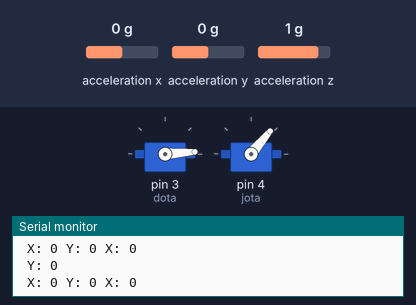
Bench run of a sketch on a simulated Arduino Uno, built with avr-gcc and run on an emulated ATmega328P. On the bench: 2 × servo, the last lines printed to the serial monitor. The test bench sets the inputs (shaded band); at power-on: acceleration x 0 g, acceleration y 0 g, acceleration z 1 g.

Above: at 1.2 s.
1.3 s: acceleration x set to 0.8 g
At 2.0 s:
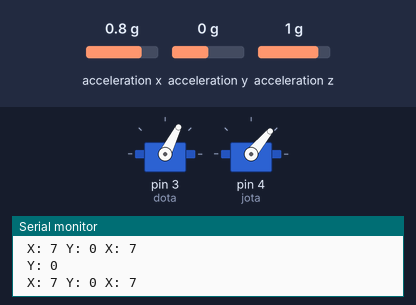
3.0 s: acceleration y set to -1.4 g
At 3.7 s:
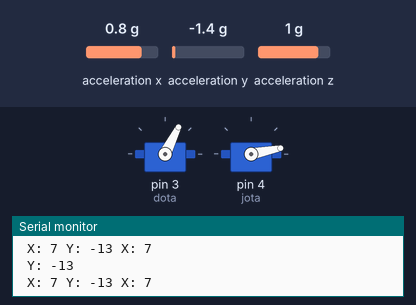
4.6 s: acceleration x set to -1.4 g
At 5.5 s:
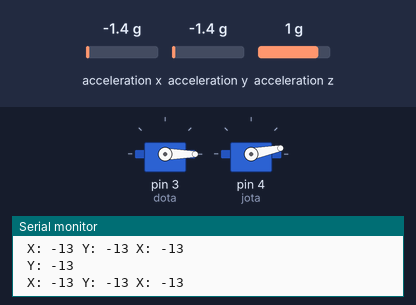
6.2 s: acceleration y set to -0.8 g
At 7.3 s:
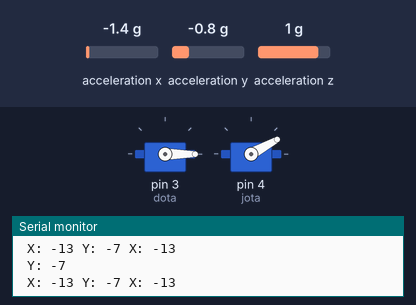
7.8 s: acceleration x set to 1.4 g
At 9.1 s:
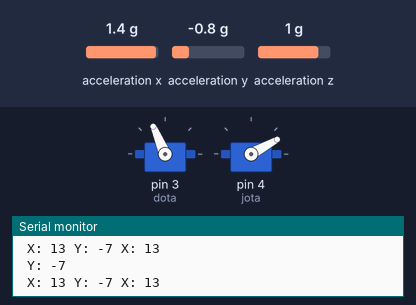
9.4 s: acceleration y set to 0 g
At 10.9 s:
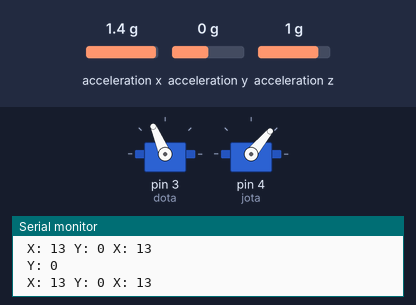
Timing chart, 0 to 12.0 s (numbered marks = the images above; inputs shaded):
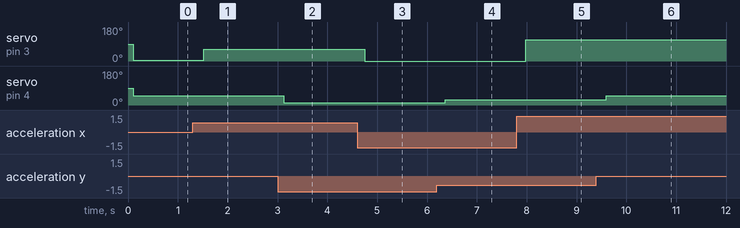

Measured:
- after the input at 1.3 s, servo on pin 3 (dota): 4° → 63° after 0.22 s
- after the input at 3.0 s, servo on pin 4 (jota): 50° → 11° after 0.13 s
- after the input at 4.6 s, servo on pin 3 (dota): 63° → 0° after 0.15 s
- after the input at 6.2 s, servo on pin 4 (jota): 11° → 29° after 0.16 s
- after the input at 7.8 s, servo on pin 3 (dota): 0° → 113° after 0.18 s
- after the input at 9.4 s, servo on pin 4 (jota): 29° → 50° after 0.19 s

The sketch:

Laberinto.ino
```cpp
#include <Wire.h> //Libreria I2C
#include <Adafruit_Sensor.h> // Libreria para Acelerometro
#include <Adafruit_ADXL345_U.h> //Libreria para Acelerometro
#include <Servo.h>//se instala esta libreria para el servo motor

Adafruit_ADXL345_Unified accel = Adafruit_ADXL345_Unified(); //Coloco Nombre al Acelerometro
int Eje_X = 0; //Variable para la aceleracion en eje X
int Eje_Y = 0; //Variable para la aceleracion en eje Y

int lu_x;//creacion de valor de dato 1
int lu_y;//creacion de valor de dato 2

Servo dota;//SE CREA LA VARIABLE PARA EL SERVO MOTOR
Servo jota;//SE CREA OTRA  VARIABLE PARA EL SERVO MOTOR


void setup(void) {
Serial.begin(9600); //Inicializo el monitor serial a 9600bps
 accel.begin();// Inicializo libreria del acelerometro
 dota.attach(3);
 jota.attach(4);
}

void loop(void) {

sensors_event_t event; //Le coloco un nombre a las lecturas del acelerometro
accel.getEvent(&event); //los datos de las lecturas del acelerometro se pasan a la funcion que envia los datos
Eje_X = event.acceleration.x; //Asigna la lectura del acelerometro en el eje X
Eje_Y = event.acceleration.y; //Asigna la lectura del acelerometro en el eje Y


lu_x = map(Eje_X, -10, 9, -80, 80);//Mapeo y restablecimiento de valores 1
lu_y = map(Eje_Y, -20, 10, -10, 80);//Mapeo y restablecimiento de valores 2

Serial.print("X: "); Serial.print(Eje_X); Serial.print(" ");
Serial.print("Y: "); Serial.print(Eje_Y); Serial.print(" ");
delay(100);

Serial.print("X: "); Serial.println(Eje_X); Serial.print(" ");//Imprecion de valores y signos
dota.write(lu_x);//establecimiento de valores
Serial.print("Y: "); Serial.println(Eje_Y); Serial.print(" ");//Imprecion de valores y signos
jota.write(lu_y);//establecimiento de valores
delay(100);//tiempo
}
```
